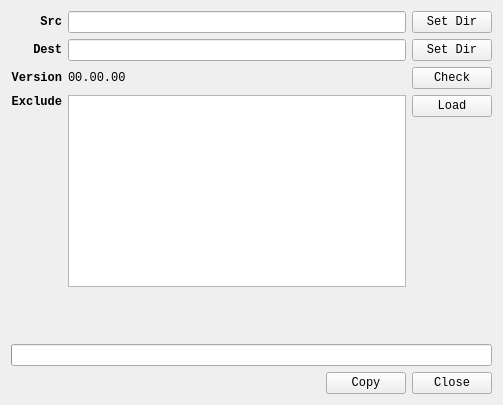
<?xml version="1.0" encoding="UTF-8"?>
<ui version="4.0">
 <class>Form</class>
 <widget class="QWidget" name="Form">
  <property name="geometry">
   <rect>
    <x>0</x>
    <y>0</y>
    <width>503</width>
    <height>405</height>
   </rect>
  </property>
  <property name="font">
   <font>
    <family>Consolas</family>
   </font>
  </property>
  <property name="windowTitle">
   <string>Form</string>
  </property>
  <layout class="QVBoxLayout" name="verticalLayout_3">
   <item>
    <layout class="QGridLayout" name="gridLayout">
     <item row="3" column="2">
      <layout class="QVBoxLayout" name="verticalLayout_2">
       <item>
        <widget class="QPushButton" name="pushButton_3">
         <property name="text">
          <string>Load</string>
         </property>
        </widget>
       </item>
       <item>
        <spacer name="verticalSpacer_2">
         <property name="orientation">
          <enum>Qt::Vertical</enum>
         </property>
         <property name="sizeHint" stdset="0">
          <size>
           <width>20</width>
           <height>40</height>
          </size>
         </property>
        </spacer>
       </item>
      </layout>
     </item>
     <item row="0" column="0">
      <widget class="QLabel" name="label">
       <property name="font">
        <font>
         <weight>75</weight>
         <bold>true</bold>
        </font>
       </property>
       <property name="text">
        <string>Src</string>
       </property>
       <property name="alignment">
        <set>Qt::AlignRight|Qt::AlignTrailing|Qt::AlignVCenter</set>
       </property>
      </widget>
     </item>
     <item row="0" column="1">
      <widget class="QLineEdit" name="lineEdit"/>
     </item>
     <item row="3" column="1">
      <widget class="QListWidget" name="listWidget"/>
     </item>
     <item row="1" column="2">
      <widget class="QPushButton" name="pushButton_2">
       <property name="text">
        <string>Set Dir</string>
       </property>
      </widget>
     </item>
     <item row="1" column="0">
      <widget class="QLabel" name="label_2">
       <property name="font">
        <font>
         <weight>75</weight>
         <bold>true</bold>
        </font>
       </property>
       <property name="text">
        <string>Dest</string>
       </property>
       <property name="alignment">
        <set>Qt::AlignRight|Qt::AlignTrailing|Qt::AlignVCenter</set>
       </property>
      </widget>
     </item>
     <item row="1" column="1">
      <widget class="QLineEdit" name="lineEdit_2"/>
     </item>
     <item row="0" column="2">
      <widget class="QPushButton" name="pushButton">
       <property name="text">
        <string>Set Dir</string>
       </property>
      </widget>
     </item>
     <item row="3" column="0">
      <layout class="QVBoxLayout" name="verticalLayout">
       <item>
        <widget class="QLabel" name="label_3">
         <property name="font">
          <font>
           <weight>75</weight>
           <bold>true</bold>
          </font>
         </property>
         <property name="text">
          <string>Exclude</string>
         </property>
         <property name="alignment">
          <set>Qt::AlignRight|Qt::AlignTrailing|Qt::AlignVCenter</set>
         </property>
        </widget>
       </item>
       <item>
        <spacer name="verticalSpacer">
         <property name="orientation">
          <enum>Qt::Vertical</enum>
         </property>
         <property name="sizeHint" stdset="0">
          <size>
           <width>20</width>
           <height>40</height>
          </size>
         </property>
        </spacer>
       </item>
      </layout>
     </item>
     <item row="2" column="1">
      <widget class="QLabel" name="label_4">
       <property name="text">
        <string>00.00.00</string>
       </property>
       <property name="alignment">
        <set>Qt::AlignLeading|Qt::AlignLeft|Qt::AlignVCenter</set>
       </property>
       <property name="textInteractionFlags">
        <set>Qt::LinksAccessibleByMouse|Qt::TextSelectableByKeyboard|Qt::TextSelectableByMouse</set>
       </property>
      </widget>
     </item>
     <item row="2" column="0">
      <widget class="QLabel" name="label_5">
       <property name="font">
        <font>
         <weight>75</weight>
         <bold>true</bold>
        </font>
       </property>
       <property name="text">
        <string>Version</string>
       </property>
       <property name="alignment">
        <set>Qt::AlignRight|Qt::AlignTrailing|Qt::AlignVCenter</set>
       </property>
      </widget>
     </item>
     <item row="2" column="2">
      <widget class="QPushButton" name="pushButton_6">
       <property name="text">
        <string>Check</string>
       </property>
      </widget>
     </item>
    </layout>
   </item>
   <item>
    <spacer name="verticalSpacer_3">
     <property name="orientation">
      <enum>Qt::Vertical</enum>
     </property>
     <property name="sizeHint" stdset="0">
      <size>
       <width>20</width>
       <height>40</height>
      </size>
     </property>
    </spacer>
   </item>
   <item>
    <widget class="QProgressBar" name="progressBar">
     <property name="value">
      <number>0</number>
     </property>
     <property name="textVisible">
      <bool>false</bool>
     </property>
    </widget>
   </item>
   <item>
    <layout class="QHBoxLayout" name="horizontalLayout_4">
     <item>
      <spacer name="horizontalSpacer">
       <property name="orientation">
        <enum>Qt::Horizontal</enum>
       </property>
       <property name="sizeHint" stdset="0">
        <size>
         <width>40</width>
         <height>20</height>
        </size>
       </property>
      </spacer>
     </item>
     <item>
      <widget class="QPushButton" name="pushButton_4">
       <property name="text">
        <string>Copy</string>
       </property>
      </widget>
     </item>
     <item>
      <widget class="QPushButton" name="pushButton_5">
       <property name="text">
        <string>Close</string>
       </property>
      </widget>
     </item>
    </layout>
   </item>
  </layout>
 </widget>
 <resources/>
 <connections>
  <connection>
   <sender>pushButton_5</sender>
   <signal>clicked()</signal>
   <receiver>Form</receiver>
   <slot>close()</slot>
   <hints>
    <hint type="sourcelabel">
     <x>325</x>
     <y>336</y>
    </hint>
    <hint type="destinationlabel">
     <x>465</x>
     <y>372</y>
    </hint>
   </hints>
  </connection>
 </connections>
</ui>
